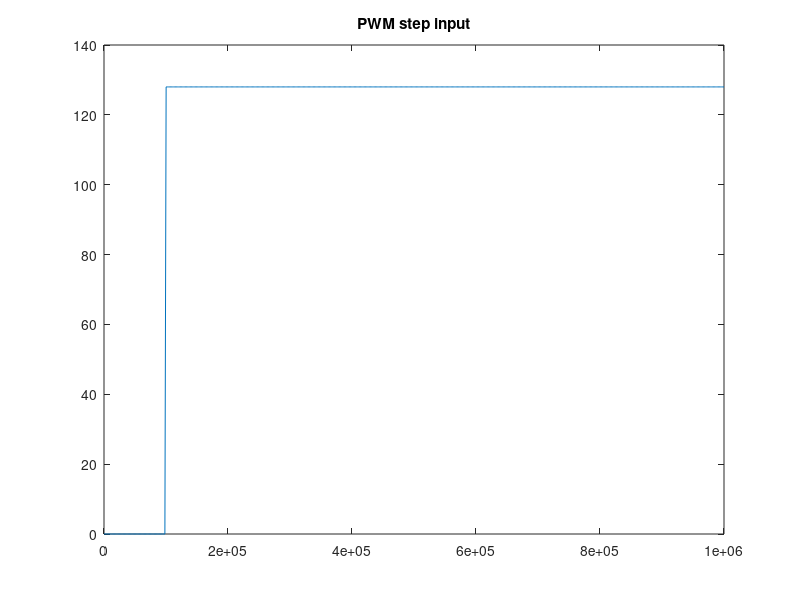
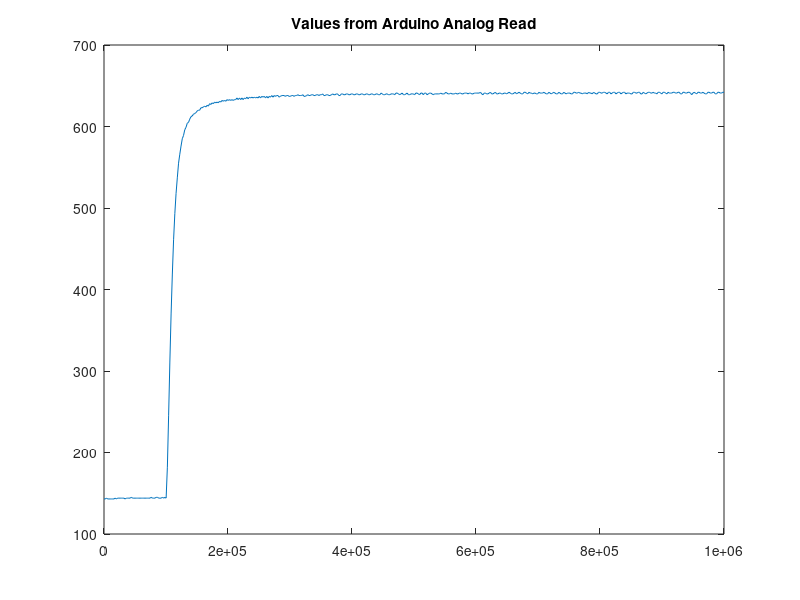
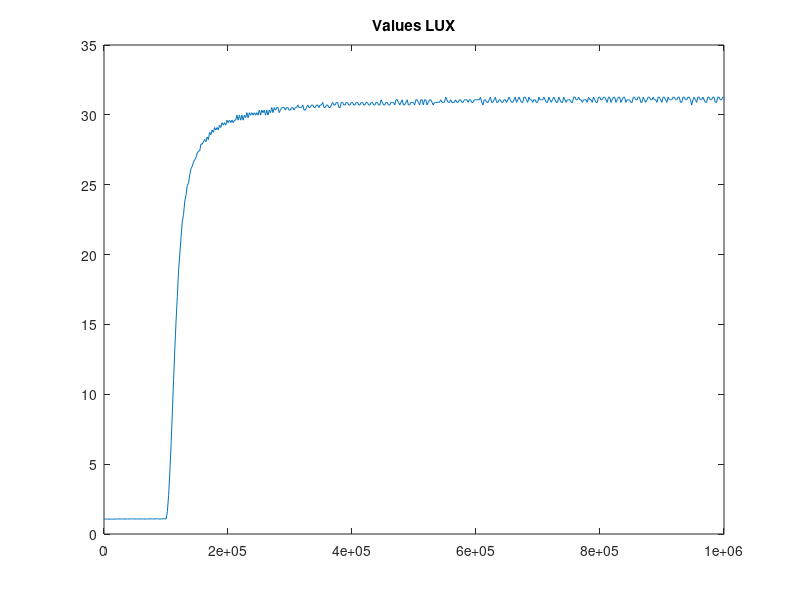

Reproduce these figures in MATLAB, in order.
clear; close all; clc;

values = [143.00;
143.00;
144.00;
143.00;
143.00;
143.00;
143.00;
143.00;
143.00;
144.00;
143.00;
144.00;
144.00;
144.00;
144.00;
144.00;
144.00;
143.00;
144.00;
144.00;
144.00;
144.00;
145.00;
144.00;
144.00;
144.00;
144.00;
144.00;
144.00;
144.00;
144.00;
144.00;
144.00;
144.00;
144.00;
144.00;
144.00;
144.00;
145.00;
144.00;
144.00;
144.00;
145.00;
145.00;
144.00;
144.00;
144.00;
145.00;
144.00;
145.00;
144.00;
182.00;
245.00;
311.00;
370.00;
419.00;
461.00;
493.00;
518.00;
537.00;
555.00;
566.00;
576.00;
585.00;
589.00;
596.00;
599.00;
604.00;
605.00;
609.00;
612.00;
613.00;
615.00;
616.00;
617.00;
619.00;
620.00;
620.00;
623.00;
623.00;
624.00;
625.00;
624.00;
626.00;
625.00;
628.00;
627.00;
629.00;
628.00;
630.00;
629.00;
630.00;
629.00;
631.00;
630.00;
632.00;
631.00;
632.00;
631.00;
633.00;
632.00;
633.00;
632.00;
633.00;
632.00;
633.00;
633.00;
635.00;
633.00;
635.00;
633.00;
635.00;
633.00;
635.00;
634.00;
636.00;
634.00;
636.00;
635.00;
636.00;
635.00;
636.00;
635.00;
636.00;
635.00;
637.00;
635.00;
637.00;
636.00;
637.00;
635.00;
637.00;
635.00;
637.00;
636.00;
638.00;
636.00;
638.00;
637.00;
638.00;
638.00;
636.00;
637.00;
638.00;
638.00;
638.00;
637.00;
638.00;
638.00;
637.00;
637.00;
638.00;
638.00;
637.00;
638.00;
638.00;
639.00;
638.00;
638.00;
638.00;
639.00;
637.00;
637.00;
638.00;
639.00;
638.00;
638.00;
639.00;
639.00;
638.00;
638.00;
639.00;
639.00;
638.00;
639.00;
639.00;
640.00;
638.00;
638.00;
639.00;
639.00;
638.00;
638.00;
639.00;
640.00;
639.00;
639.00;
640.00;
640.00;
638.00;
638.00;
640.00;
640.00;
639.00;
639.00;
640.00;
640.00;
639.00;
639.00;
640.00;
640.00;
639.00;
639.00;
640.00;
640.00;
639.00;
639.00;
640.00;
640.00;
639.00;
639.00;
640.00;
640.00;
639.00;
639.00;
640.00;
640.00;
639.00;
639.00;
640.00;
640.00;
639.00;
639.00;
641.00;
640.00;
639.00;
639.00;
640.00;
640.00;
639.00;
639.00;
640.00;
640.00;
640.00;
639.00;
641.00;
641.00;
640.00;
639.00;
640.00;
641.00;
639.00;
639.00;
640.00;
641.00;
639.00;
639.00;
640.00;
640.00;
640.00;
639.00;
641.00;
641.00;
640.00;
639.00;
641.00;
641.00;
639.00;
641.00;
641.00;
639.00;
640.00;
641.00;
641.00;
640.00;
639.00;
640.00;
640.00;
640.00;
640.00;
640.00;
641.00;
640.00;
640.00;
640.00;
642.00;
641.00;
640.00;
640.00;
641.00;
640.00;
640.00;
640.00;
641.00;
640.00;
640.00;
641.00;
641.00;
640.00;
640.00;
641.00;
641.00;
641.00;
640.00;
641.00;
641.00;
640.00;
640.00;
641.00;
641.00;
641.00;
641.00;
641.00;
642.00;
640.00;
639.00;
641.00;
641.00;
640.00;
640.00;
641.00;
642.00;
640.00;
640.00;
641.00;
642.00;
640.00;
640.00;
641.00;
641.00;
640.00;
640.00;
641.00;
641.00;
640.00;
641.00;
642.00;
641.00;
640.00;
640.00;
641.00;
642.00;
640.00;
641.00;
642.00;
641.00;
640.00;
640.00;
642.00;
642.00;
641.00;
640.00;
642.00;
641.00;
641.00;
640.00;
641.00;
641.00;
640.00;
640.00;
642.00;
641.00;
641.00;
641.00;
642.00;
641.00;
640.00;
640.00;
642.00;
641.00;
640.00;
641.00;
642.00;
641.00;
640.00;
640.00;
642.00;
641.00;
640.00;
640.00;
642.00;
641.00;
640.00;
641.00;
641.00;
641.00;
640.00;
640.00;
642.00;
642.00;
641.00;
641.00;
642.00;
641.00;
641.00;
640.00;
641.00;
641.00;
641.00;
640.00;
642.00;
641.00;
641.00;
640.00;
642.00;
641.00;
640.00;
640.00;
642.00;
642.00;
641.00;
641.00;
642.00;
642.00;
641.00;
640.00;
642.00;
642.00;
640.00;
641.00;
642.00;
642.00;
640.00;
641.00;
642.00;
642.00;
640.00;
641.00;
642.00;
642.00;
640.00;
641.00;
641.00;
641.00;
640.00;
640.00;
642.00;
642.00;
641.00;
641.00;
642.00;
642.00;
640.00;
640.00;
642.00;
641.00;
640.00;
641.00;
642.00;
642.00;
641.00;
641.00;
642.00;
641.00;
641.00;
640.00;
642.00;
642.00;
641.00;
640.00;
642.00;
642.00;
641.00;
640.00;
642.00;
641.00;
641.00;
641.00;
642.00;
642.00;
641.00;
641.00;
642.00;
642.00;
640.00;
640.00;
642.00;
642.00;
641.00;
641.00;
642.00;
642.00;
641.00;
639.00;
641.00;
642.00;
641.00;
640.00;
642.00;
642.00;
641.00;
641.00;
642.00;
641.00;
640.00;
640.00;
642.00;
642.00;
641.00;
641.00;
642.00;
642.00;
640.00;
640.00;
642.00;
642.00;
641.00;
641.00;
642.00;
642.00;
];

AR = values;

PWM = zeros(500,1);

R1 = 10;
m = -0.692;
b = 1.808;

f = R1*(5-((AR.*5)./(1023)))./((AR.*5)./(1023));
lux = 10.^((log10(f)-b)/m);

PWM(51:500) = 128;

t = linspace(0,1e6,length(PWM))';

figure
plot(t,PWM)
title('PWM step input')
figure
plot(t,AR)
title('Values from Arduino Analog Read')

figure
plot(t,lux)
title('Values LUX')

